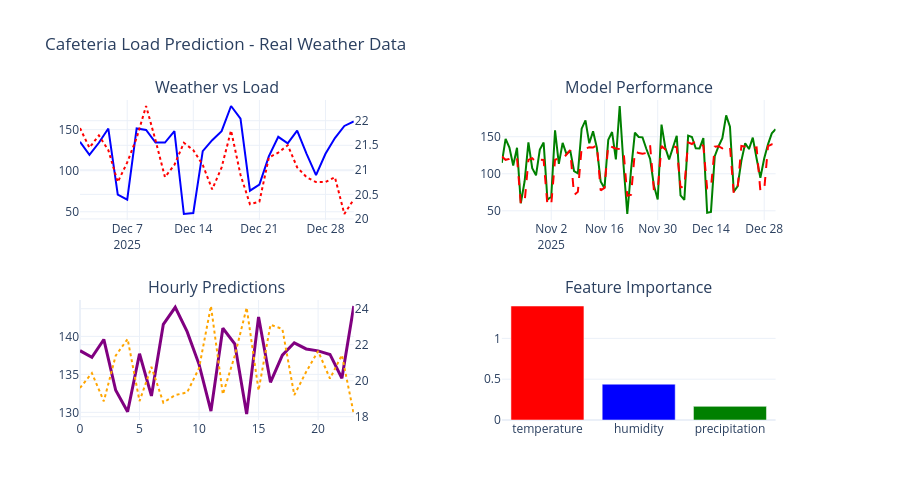

The cell this chart's notebook holds for it:
### Code cell
# Visualization
fig = make_subplots(
    rows=2, cols=2,
    subplot_titles=("Weather vs Load", "Model Performance", "Hourly Predictions", "Feature Importance"),
    specs=[[{"secondary_y": True}, {}], [{"secondary_y": True}, {}]]
)

# Weather vs load
fig.add_trace(
    go.Scatter(x=df['date'][-30:], y=df['cafeteria_load'][-30:], 
               name="Load", line=dict(color='blue')),
    row=1, col=1
)
fig.add_trace(
    go.Scatter(x=df['date'][-30:], y=df['temperature'][-30:], 
               name="Temperature", line=dict(color='red', dash='dot')),
    row=1, col=1, secondary_y=True
)

# Model performance
test_dates = df['date'][split_idx:]
fig.add_trace(
    go.Scatter(x=test_dates, y=y_test, name="Actual", line=dict(color='green')),
    row=1, col=2
)
fig.add_trace(
    go.Scatter(x=test_dates, y=y_pred, name="Predicted", line=dict(color='red', dash='dash')),
    row=1, col=2
)

# Hourly predictions
fig.add_trace(
    go.Scatter(x=rt_data['hour'], y=rt_data['predicted_load'], 
               name="Hourly Load", line=dict(color='purple', width=3)),
    row=2, col=1
)
fig.add_trace(
    go.Scatter(x=rt_data['hour'], y=rt_data['temperature'], 
               name="Temperature", line=dict(color='orange', dash='dot')),
    row=2, col=1, secondary_y=True
)

# Feature importance
# Filter out is_weekend from feature importance display
weather_features = [f for f in features if f != 'is_weekend']
weather_coef = [abs(model.coef_[i]) for i, f in enumerate(features) if f != 'is_weekend']

fig.add_trace(
    go.Bar(x=weather_features, y=weather_coef, name="Importance",
           marker_color=['red', 'blue', 'green']),
    row=2, col=2
)

fig.update_layout(
    height=500,
    title="Cafeteria Load Prediction - Real Weather Data",
    template='plotly_white',
    showlegend=False
)

fig.show()
